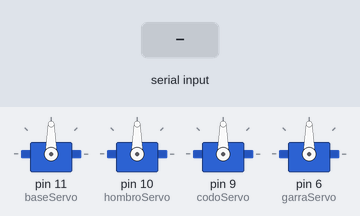
A sketch run on a simulated Arduino Uno, built with avr-gcc and run on an emulated ATmega328P. Shown: 4 × servo. The inputs (shaded band) are chosen by the test bench.

Above: at 1.2 s.
1.3 s: "F" received over Serial
At 1.7 s:
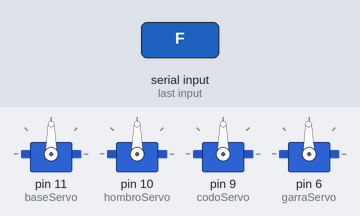
2.8 s: "R" received over Serial
At 4.0 s:
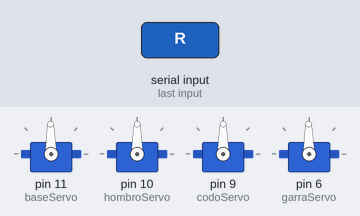
Timing chart, 0 to 5.8 s (numbered marks = the images above; inputs shaded):
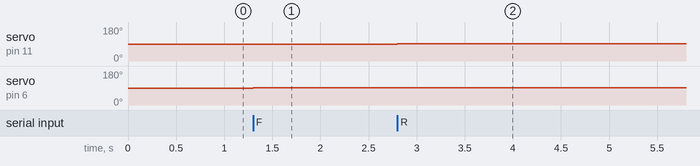

The sketch:

Robot_Arm.ino
```cpp
#include <AFMotor.h>
#include <Servo.h>

Servo baseServo;    // Servo para la base
Servo hombroServo;  // Servo para el hombro
Servo codoServo;    // Servo para el codo
Servo garraServo;   // Servo para la garra

char command;

void setup() {
  Serial.begin(9600);      //Set the baud rate to your Bluetooth module.
  baseServo.attach(11);    // Conecta el servo de la base al pin 11
  hombroServo.attach(10);  // Conecta el servo del hombro al pin 10
  codoServo.attach(9);     // Conecta el servo del codo al pin 9
  garraServo.attach(6);    // Conecta el servo de la garra al pin 6
  baseServo.write(90);     // Se inicie en 90 grados
  hombroServo.write(90);   // Se inicie en 90 grados
  codoServo.write(90);     // Se inicie en 90 grados
  garraServo.write(90);    // Se inicie en 90 grados
}

void loop() {
  if (Serial.available() > 0) {
    command = Serial.read();
    switch (command) {
      case 'F':  // Abrir la garra
        openGarra();
        break;
      case 'B':  // Cerrar la garra
        closeGarra();
        break;
      case 'R':  // Mover la base hacia adelante
        moveBaseForward();
        break;
      case 'L':  // Mover la base hacia atrás
        moveBaseBackward();
        break;
      case 'G':  // Mover el hombro hacia adelante
        moveHombroForward();
        break;
      case 'I':  // Mover el hombro hacia atrás
        moveHombroBackward();
        break;
      case 'H':  // Mover el codo hacia adelante
        moveCodoForward();
        break;
      case 'J':  // Mover el codo hacia atrás
        moveCodoBackward();
        break;
    }
  }
}

void openGarra() {
  garraServo.write(garraServo.read() + 1);
}

void closeGarra() {
  garraServo.write(garraServo.read() - 1);  // Ajusta la posición del servo para cerrar la garra
}

void moveBaseForward() {
  baseServo.write(baseServo.read() + 1);
}

void moveBaseBackward() {
  baseServo.write(baseServo.read() - 1);
}

void moveHombroForward() {
  hombroServo.write(hombroServo.read() + 1);  // Ajusta la posición del servo del hombro hacia adelante
}

void moveHombroBackward() {
  hombroServo.write(hombroServo.read() - 1);  // Ajusta la posición del servo del hombro hacia atrás
}

void moveCodoForward() {
  codoServo.write(codoServo.read() + 1);  // Ajusta la posición del servo del codo hacia adelante
}

void moveCodoBackward() {
  codoServo.write(codoServo.read() - 1);  // Ajusta la posición del servo del codo hacia atrás
}
```

Measured:
- after the input at 1.3 s, servo on pin 6 (garraServo): 90° → 91° at once
- after the input at 2.8 s, servo on pin 11 (baseServo): 90° → 91° at once
